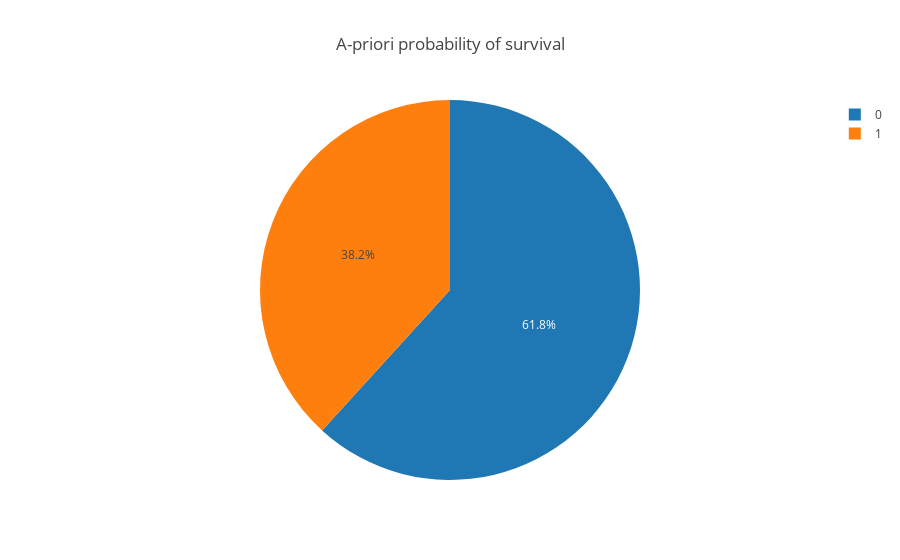

Notebook code for this chart:
### Code cell
# Pie-chart
# From pie-chart we can see that only 38.2% of passengers survived
px.pie(data, names="Survived", template="none", title="A-priori probability of survival" )

### Figure 1 — Plotly figure (JSON) as saved in the notebook; plotly's stock layout.template omitted (floating-point values rounded to 4 significant figures; data arrays with more than 128 entries replaced by an {"elided": "..."} marker saying what was removed)
{"data": [{"domain": {"x": [0, 1], "y": [0, 1]}, "hovertemplate": "Survived=%{label}<extra></extra>", "labels": {"elided": "889 int values"}, "legendgroup": "", "name": "", "showlegend": true, "type": "pie"}], "layout": {"legend": {"tracegroupgap": 0}, "title": {"text": "A-priori probability of survival"}}}
